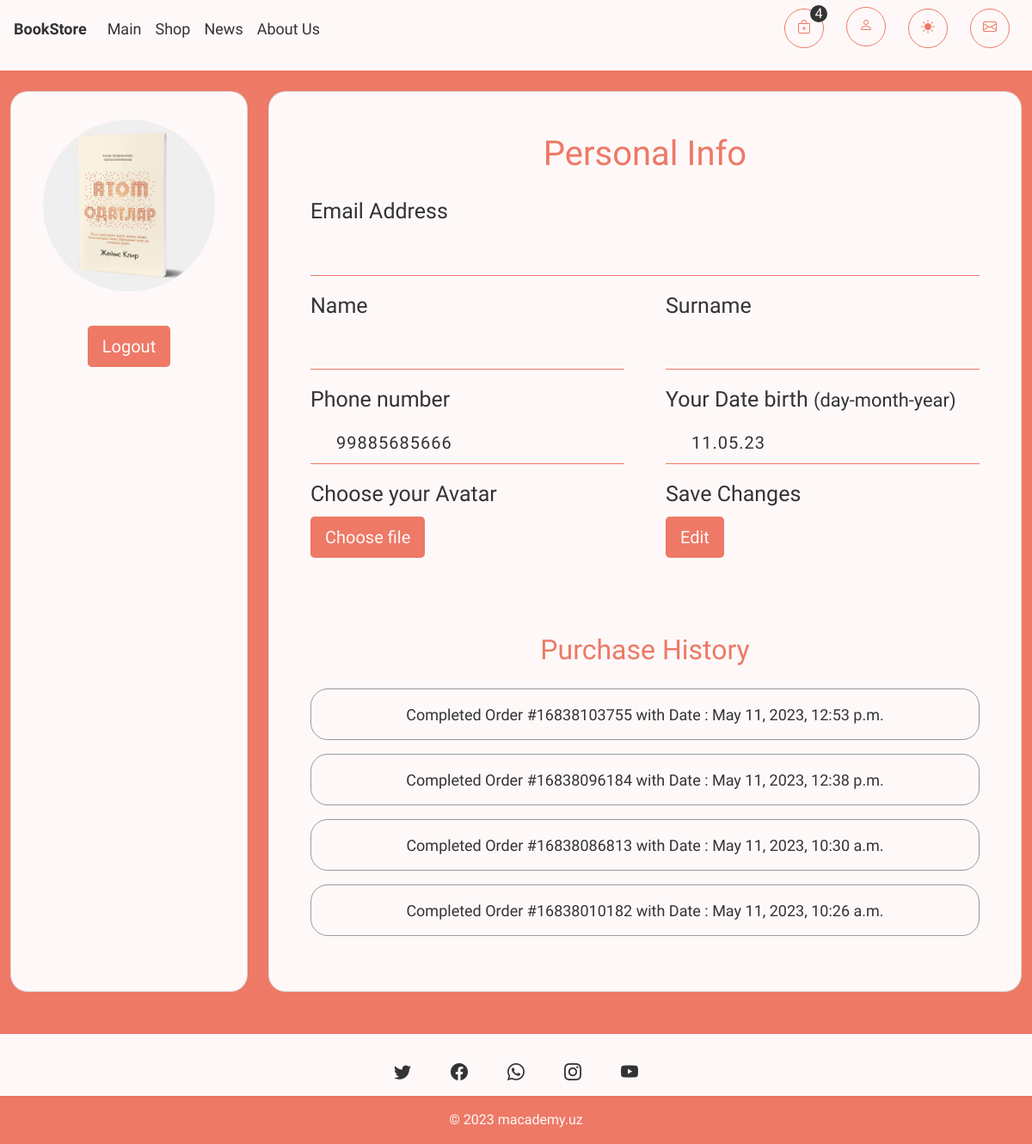
Screenshot of /profile/ (signed in) with the database file from the repository.
### shop/models.py (models this page shows, shortened)
class Customer(models.Model):
    user = models.OneToOneField(User, on_delete=models.CASCADE)
    photo_user = models.ImageField(upload_to="photos_user/%Y/%m/%d/")
    birth_date = models.DateField(null=True, blank=True)
    phone = models.CharField(max_length=20, blank=True, default='')
    class Meta:
        verbose_name_plural = 'Customers'

class Order(models.Model):
    customer = models.ForeignKey(Customer, on_delete=models.SET_NULL, null=True, blank=True)
    date_ordered = models.DateTimeField(auto_now_add=True)
    complete = models.BooleanField(default=False)
    transaction_id = models.CharField(max_length=100, null=True)
    @property
    def get_cart_items(self):
        orderItems = self.orderitem_set.all()
        total = sum([item.quantity for item in orderItems])
        return total
    @property
    def parts_with_books(self):
        return self.orderitem_set.all().select_related('book')

### main/views.py (the view)
# urls.py: path('profile/', user_profile, name='profile'),
@login_required(login_url='login')
def user_profile(request):
    completed_order = Order.objects.filter(customer=request.user.customer, complete=True).order_by('-date_ordered')
    if request.method == 'POST':
        user_form = UserEditForm(data=request.POST, instance=request.user)
        customer_form = CustomerEditForm(data=request.POST, files=request.FILES, instance=request.user.customer)
        if user_form.is_valid() and customer_form.is_valid():
            user_form.save()
            customer_form.save()
        else:
            messages.error(request, 'Incorrect value, check your form and try again!')
    else:
        user_form = UserEditForm(instance=request.user)
        customer_form = CustomerEditForm(instance=request.user.customer)
    return render(request, 'main/profile.html',
                  {'user_form': user_form, 'customer_form': customer_form, 'completed_order': completed_order, })

### main/forms.py
class UserEditForm(forms.ModelForm):
    class Meta:
        model = User
        fields = ['email', 'first_name', 'last_name']

class CustomerEditForm(forms.ModelForm):
    class Meta:
        model = Customer
        fields = ['birth_date', 'phone', 'photo_user']

### shop/models.py (called while the page is built)
    def __str__(self):
        return self.title

    def get_total(self):
        total = self.book.price * self.quantity
        return total

### shop/templatetags/shop_tags.py (called while the page is built, shortened)
@register.simple_tag(takes_context=True)
def load_user_info(context):
    request = context['request']
    if request.user.is_authenticated:
        customer = request.user.customer
        order, created = Order.objects.get_or_create(customer=customer, complete=False)
        items = order.orderitem_set.all().select_related('book', 'book__author')
        card_items = order.get_cart_items
    return {'items': items, 'order': order, 'card_items': card_items, }

### main/templates/main/profile.html (shortened to what this page needs)
{% extends 'shop/layout.html' %}
{% load static %}
{% load shop_tags %}
{% load_user_info as user_info %}
{% block content %}
<link rel="stylesheet" href="{% static 'main/css/profile.css' %}">
<div class="container container-profile pb-5">
    <div class="row mt-3 g-4">
        <div class="col-xl-3 col-lg-4 col-md-12 col-sm-12 col-12">
            <div class="card h-100">
                <div class="card-body">
                    <div class="account-settings justify-content-center">
                        <div class="user-profile pt-3">
                            {% if user.customer.photo_user %}
                            <div class="user-avatar text-center">
                                <img src="{{request.user.customer.photo_user.url}}" class="mb-3 mx-3 img-user">
                            </div>
                            {% else %}
                            <div class="d-flex justify-content-center text-center">
                                <div class="mb-3 mx-3 d-flex justify-content-center align-items-center user-none-avatar">
                                    <i class="bi bi-person-fill img-none-user"></i>
                                </div>
                            </div>
                            {% endif %}
                            <div class="user-info text-center mb-5">
                                <h5 class="pb-2">{{user.email}}</h5>
                                <a class="btn btn-lg btn-profile" href="{% url 'logout' %}">Logout</a>
                            </div>
                        </div>
                    </div>
                </div>
            </div>
        </div>
        <div class="col-xl-9 col-lg-8 col-md-12 col-sm-12 col-12">
            <div class="card">
                <form class="row gx-5 gy-3 p-5" method="post" enctype="multipart/form-data">
                    <div class="col-md-12 text-center">
                        <h1 class="text-main-info">Personal Info</h1>
                    </div>
                    <div class="col-md-12">
                        <label for="input-email" class="form-label profile-text">Email Address</label>
                        <input type="email" name="email" value="{{user.email}}" class="form-control" id="input-email" autocomplete="off">
                    </div>
                    <div class="col-md-6">
                        <label for="input-name" class="form-label profile-text">Name</label>
                        <input type="text" name="first_name" class="form-control" id="input-name" value="{{user.first_name}}" autocomplete="off">
                    </div>
                    <div class="col-md-6">
                        <label for="input-last-name" class="form-label profile-text">Surname</label>
                        <input type="text" name="last_name" class="form-control" id="input-last-name" value="{{user.last_name}}" autocomplete="off">
                    </div>
                    <div class="col-md-6">
                        <label for="input-phone" class="form-label profile-text">Phone number</label>
                        <input type="text" name="phone" class="form-control" id="input-phone" value="{{user.customer.phone}}" autocomplete="off">
                    </div>
                    <div class="col-md-6">
                        <label for="input-date" class="form-label profile-text">Your Date birth <small>(day-month-year)</small></label>
                        <input type="text" name="birth_date" class="form-control" id="input-date" value="{{user.customer.birth_date|date:'d.m.y'}}" autocomplete="off">
                    </div>
                    <div class="col-md-6">
                        <p class="form-label profile-text">Choose your Avatar</p>
                        <label for="id_photo_user" class="btn btn-lg btn-profile">Choose file</label>
                    </div>
                    <div class="col-md-6">
                        <p class="form-label profile-text">Save Changes</p>
                        <button type="submit" class="btn btn-lg btn-profile">Edit</button>
                    </div>
                </form>
                <div class="msg pt-3 pb-4 text-center">
                </div>
                <div class="text-center">
                    <h2 class="text-main-info">Purchase History</h2>
                </div>
                <div class="mx-5 mb-5">
                    <div class="accordion" id="accordionExample">
                        {% if completed_order %}
                        {% for o in completed_order %}
                        <div class="card-history mb-3">
                            <div class="card-header text-center" id="headingOne">
                                <h2 class="mb-minus-2">
                                    <button class="btn btn-link btn-history w-100 text-center" type="button" data-toggle="collapse" data-target="#collapse{{o.pk}}" aria-expanded="true" aria-controls="collapseOne">
                                        <p class="completed-order-text">Completed Order #{{o.transaction_id}} with Date : {{o.date_ordered}}</p>
                                    </button>
                                </h2>
                            </div>
                        </div>
                        {% endfor %}
                        {% else %}
                        <div class="text-center text-muted">
                            <h3>No any Order in your Account</h3>
                        </div>
                        {% endif %}
                    </div>
                </div>
            </div>
        </div>
    </div>
</div>
{% endblock %}

### shop/static/shop/css/main.css (style rules this page uses)
:root { --primary-color: #fef9f8; --secondary-color: #333; --third-color: #f5eec2; --first-light-color: #ed7966; --first-light-color-hover: #d56c5b; --light-color-hover: #fdf1ef; --light-color-opacity: rgba(237, 121, 102, 0.85); }
html { visibility: hidden; overflow-x: hidden; }
body { background-color: var(--primary-color); color: var(--secondary-color); font-family: 'Work Sans', sans-serif; }
h2 { padding-bottom: 2%; }
.text-main-info { color: var(--first-light-color); }
.form-control { height: 48px; color: var(--secondary-color); font-size: 14px; background: transparent; border-radius: 0; border: none; border-bottom: 1px solid var(--first-light-color); padding-left: 30px; padding-right: 0; letter-spacing: 1px; transition: all .2s ease-in-out; font-size: 20px; }
.btn { color: var(--secondary-color); text-decoration: none; }

### main/static/main/css/profile.css (style rules this page uses)
.container-profile { background-color: var(--first-light-color); max-width: 100%; min-height: 100vh; }
.card { background-color: var(--primary-color); border-radius: 20px; animation: news-change-two-percent 1.5s ease-in-out; }
.user-avatar { animation: news-card-change 1.5s ease-in-out; }
.img-user { max-width: 200px; border-radius: 50%; height: 200px; }
.btn-profile { background-color: var(--first-light-color); color: #fef9f8; animation: fade-in 1.5s ease-in-out; }
.profile-text { font-size: 25px; }
.form-label { animation: fade-in 1.5s ease-in-out; }
.card-header { background: none; border: none; }
.card-history { border-radius: 20px; border: 1px solid #999999; animation: news-change-two-percent 1.5s ease-in-out; }
.completed-order-text { font-size: 18px; margin-bottom: 0; }
.mb-minus-2 { margin-bottom: -2%; }

### rows the page displays
Order: transaction_id "16838103755", date_ordered "May 11, 2023, 12:53 p.m."
Order: transaction_id "16838096184", date_ordered "May 11, 2023, 12:38 p.m."
Order: transaction_id "16838086813", date_ordered "May 11, 2023, 10:30 a.m."
Order: transaction_id "16838010182", date_ordered "May 11, 2023, 10:26 a.m."

### other values shown
{{ user_info.card_items }} "4"
